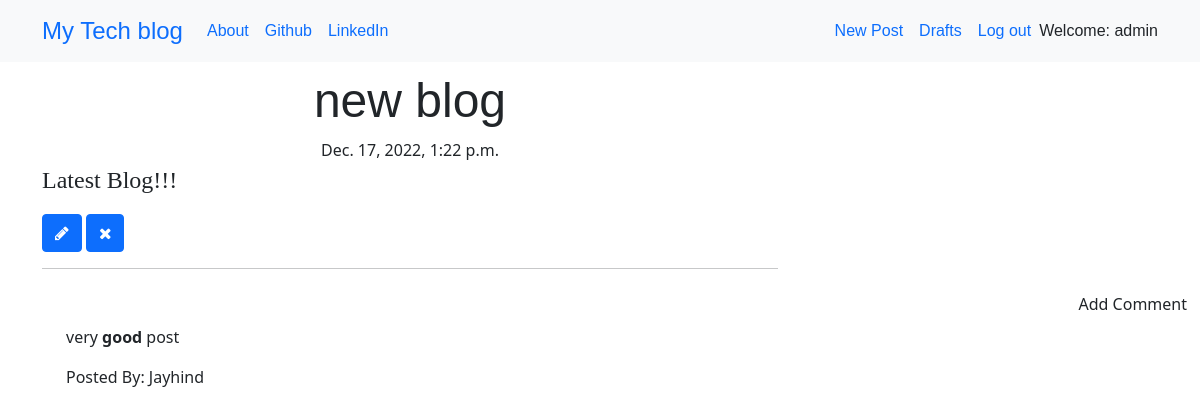
/post/2 (signed in), run on the app's committed database.
### blog/models.py (models this page shows, shortened)
class Post(models.Model):
    auther = models.ForeignKey('auth.User',on_delete=models.CASCADE)
    title = models.CharField(max_length=200)
    text = models.TextField()
    create_date = models.DateTimeField(default=timezone.now())
    published_date = models.DateTimeField(blank=True,null=True)

class Comment(models.Model):
    post = models.ForeignKey('blog.Post',related_name='comments', on_delete=models.CASCADE)
    auther = models.CharField(max_length=200)
    text = models.TextField()
    create_date = models.DateTimeField(default=timezone.now())
    approved_comment = models.BooleanField(default=False)

### blog/views.py (the view)
# urls.py: path('post/<pk>',views.PostDetailView.as_view(),name='post_detail'),
class PostDetailView(DetailView):
   model = Post

### blog/template/blog/post_detail.html (shortened to what this page needs)
{% extends "blog/base.html" %}
{% block content %}
<h1 class='posttitle loader'>{{post.title}}</h1>
{% if post.published_date %}
    <div class="date postdate">
        {{post.published_date}}
    </div>
{% else %}
    <a class="btn btn-primary" href="{% url 'post_publish' pk=post.pk %}">Publish</a>
{% endif %}
<p class='postcontent'>
    {{post.text|safe|linebreaksbr}}
</p>
{% if user.is_authenticated %}
<a class="btn btn-primary" href="{% url 'post_edit' pk=post.pk %}"><span class="fa fa-pencil"></span></a>
<a class="btn btn-primary" href="{% url 'post_remove' pk=post.pk %}"><span class="fa fa-remove"></span></a>
{% endif %}
<hr>
<a class='btn brn-primary btn-comment' href="{% url 'add_comment_to_post' pk=post.pk %}">Add Comment</a>
<div class="container">
    {% for comment in post.comments.all %}
    <br>
        {% if user.is_authenticated or comment.approved_comment %}
            <p>{{comment.text|safe|linebreaks}}</p>
            <p>Posted By: {{ comment.auther }}</p>
        {% endif %}
        {% empty %}
        <p>No Comments</p>
    {% endfor %}
</div>
{% endblock content %}

### blog/template/blog/base.html (shortened to what this page needs)
<!DOCTYPE html>
{% load static %}
<html lang="en">
<head>
    <link href="https://cdn.jsdelivr.net/npm/bootstrap@5.0.2/dist/css/bootstrap.min.css" rel="stylesheet">
    <link href="https://maxcdn.bootstrapcdn.com/font-awesome/4.7.0/css/font-awesome.min.css" rel="stylesheet">
    <link rel="stylesheet" href="//cdn.jsdelivr.net/npm/medium-editor@latest/dist/css/medium-editor.min.css" type="text/css" media="screen" charset="utf-8">
    <link rel="stylesheet" href="{% static 'css/blog.css' %}">
</head>
<body class='loader'>
    <div class="navbar navbar-expand-lg bg-light techfont">
        <div class="container">
            <div class="navbar-nav align-items-center">
                <a class="navbar-brand bigbrand" href="{% url 'post_list' %}">My Tech blog</a>
                <a class="nav-item nav-link" href="{% url 'about' %}">About</a>
                <a class="nav-item nav-link" href="https://www.github.com">Github</a>
                <a class="nav-item nav-link" href="https://www.linkedin.com">LinkedIn</a>
              </div>
              <div class="navbar-nav align-items-center ml-auto">
                {% if user.is_authenticated %}
                  <a class="nav-item nav-link" href="{% url 'post_new' %}">New Post</a>
                  <a class="nav-item nav-link" href="{% url 'post_draft_list' %}">Drafts</a>
                  <a class="nav-item nav-link" href="{% url 'logout' %}">Log out</a>
                  <a >Welcome: {{ user.username }}</a>
                {% else %}
                  <a class="nav-item nav-link" href="{% url 'login' %}" aria-label="Login">
                    <span class="fa fa-user" aria-hidden="true"></span></a>
                {% endif %}
              </div>
        </div>
    </div>
    <div class="container content">
        <div class="row">
            <div class="col-md-8">
                <div class="blog_posts">
                    {% block content %}
                    {% endblock content %}
                </div>
            </div>
        </div>
    </div>
</body>
</html>

### blog/static/css/blog.css (style rules this page uses)
.techfont { font-family: 'Russo One',sans-serif; font-size: 1rem; margin-bottom: 10px; }
.bigbrand { font-size: 1.5rem; }
.postdate { text-align: center; }
.posttitle { font-family: 'Russo One',sans-serif; font-size: 3em; text-align: center; }
.postcontent { font-family: 'Times New Roman', Times, serif; font-size: 1.5em; }
.btn-comment { position:absolute; right: 0px; }
.loader { filter:hue-rotate(0deg); color:linear-gradient(45deg,#0f8,#08f); animation:hue 10000ms infinite linear; }

### data on the page
Post: title "new blog", published_date "Dec. 17, 2022, 1:22 p.m.", text "Latest Blog!!!"
Comment: text "very good post", auther "Jayhind"

### other printed values
{{ user.username }} "admin"
